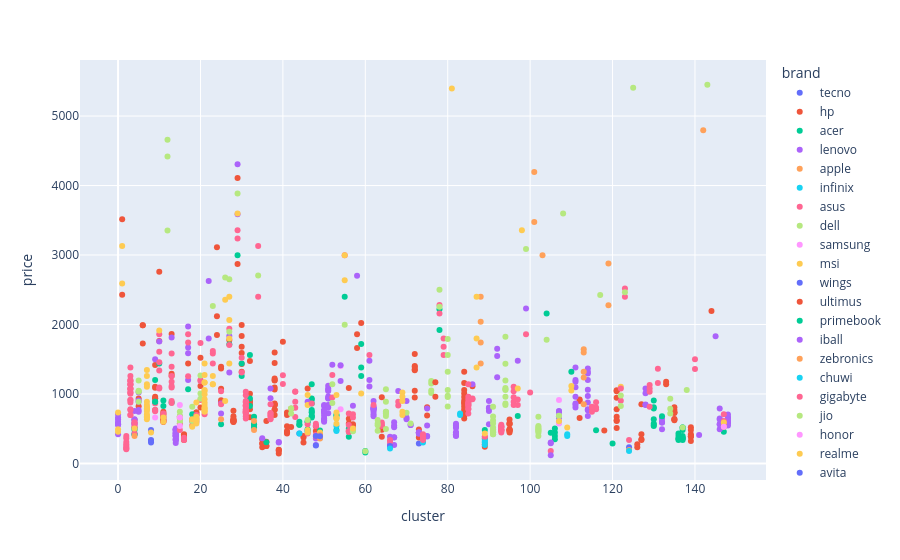

Source (notebook cell):
### Code cell
# Crossing Cluster X Price by Brand
px.scatter(df_notebook, x='cluster', y='price', color='brand')

### Figure 1 — Plotly figure (JSON) as saved in the notebook; plotly's stock layout.template omitted (floating-point values rounded to 4 significant figures; data arrays with more than 128 entries replaced by an {"elided": "..."} marker saying what was removed)
{"data": [{"hovertemplate": "brand=tecno<br>cluster=%{x}<br>price=%{y}<extra></extra>", "legendgroup": "tecno", "marker": {"color": "#636efa", "symbol": "circle"}, "mode": "markers", "name": "tecno", "orientation": "v", "showlegend": true, "type": "scatter", "x": [73, 44], "xaxis": "x", "y": [287.7, 431.6], "yaxis": "y"}, {"hovertemplate": "brand=hp<br>cluster=%{x}<br>price=%{y}<extra></extra>", "legendgroup": "hp", "marker": {"color": "#EF553B", "symbol": "circle"}, "mode": "markers", "name": "hp", "orientation": "v", "showlegend": true, "type": "scatter", "x": {"elided": "205 int values"}, "xaxis": "x", "y": {"elided": "205 float values"}, "yaxis": "y"}, {"hovertemplate": "brand=acer<br>cluster=%{x}<br>price=%{y}<extra></extra>", "legendgroup": "acer", "marker": {"color": "#00cc96", "symbol": "circle"}, "mode": "markers", "name": "acer", "orientation": "v", "showlegend": true, "type": "scatter", "x": [53, 47, 25, 4, 49, 47, 147, 49, 47, 130, 30, 30, 137, 46, 136, 13, 104, 49, 89, 47, 97, 10, 137, 33, 137, 44, 46, 33, 33, 33, 44, 53, 116, 120, 47, 130, 44, 47, 36, 4, 4, 137, 47, 130, 106, 106, 56, 78, 130, 136, 32, 130, 4, 47, 49, 137, 136, 137, 46, 47, 106, 106, 137, 46, 53, 107, 33, 59, 18, 27, 89, 105, 59, 59, 130, 17, 32, 55, 32, 130, 137, 56, 78, 29, 136, 47, 136, 11, 11], "xaxis": "x", "y": [479.6, 935.4, 563.6, 419.6, 395.7, 683.5, 455.6, 473.7, 1139.0, 575.6, 1439.0, 1259.0, 371.7, 467.6, 395.7, 875.4, 2159.0, 383.7, 359.7, 731.5, 683.5, 1439.0, 335.7, 563.6, 359.7, 557.7, 599.5, 539.7, 515.7, 563.6, 557.6, 683.5, 477.3, 287.7, 767.6, 791.4, 599.5, 740.0, 305.7, 479.6, 419.6, 515.6, 683.5, 635.5, 443.6, 503.6, 497.6, 1919.0, 809.5, 431.6, 1559.0, 905.5, 503.6, 863.4, 369.3, 359.6, 353.7, 515.6, 491.6, 659.5, 394.5, 347.8, 479.6, 599.5, 698.8, 677.5, 670.4, 1720.0, 707.5, 1715.0, 479.6, 441.4, 1259.0, 1379.0, 539.6, 1067.0, 827.4, 2400.0, 934.2, 551.6, 395.7, 384.9, 2219.0, 2998.0, 335.7, 917.5, 359.7, 827.5, 905.5], "yaxis": "y"}, {"hovertemplate": "brand=lenovo<br>cluster=%{x}<br>price=%{y}<extra></extra>", "legendgroup": "lenovo", "marker": {"color": "#ab63fa", "symbol": "circle"}, "mode": "markers", "name": "lenovo", "orientation": "v", "showlegend": true, "type": "scatter", "x": {"elided": "201 int values"}, "xaxis": "x", "y": {"elided": "201 float values"}, "yaxis": "y"}, {"hovertemplate": "brand=apple<br>cluster=%{x}<br>price=%{y}<extra></extra>", "legendgroup": "apple", "marker": {"color": "#FFA15A", "symbol": "circle"}, "mode": "markers", "name": "apple", "orientation": "v", "showlegend": true, "type": "scatter", "x": [113, 142, 113, 88, 113, 101, 101, 103, 88, 88, 113, 113, 119, 119, 88], "xaxis": "x", "y": [851.4, 4796.0, 1235.0, 1439.0, 1319.0, 3477.0, 4196.0, 2997.0, 2397.0, 1739.0, 1595.0, 1643.0, 2278.0, 2877.0, 2038.0], "yaxis": "y"}, {"hovertemplate": "brand=infinix<br>cluster=%{x}<br>price=%{y}<extra></extra>", "legendgroup": "infinix", "marker": {"color": "#19d3f3", "symbol": "circle"}, "mode": "markers", "name": "infinix", "orientation": "v", "showlegend": true, "type": "scatter", "x": [4, 83, 74, 89, 74, 44, 83, 53, 107, 89, 74, 53, 46], "xaxis": "x", "y": [419.6, 719.5, 359.7, 335.7, 323.7, 431.6, 695.5, 467.6, 587.6, 311.7, 299.7, 539.6, 467.6], "yaxis": "y"}, {"hovertemplate": "brand=asus<br>cluster=%{x}<br>price=%{y}<extra></extra>", "legendgroup": "asus", "marker": {"color": "#FF6692", "symbol": "circle"}, "mode": "markers", "name": "asus", "orientation": "v", "showlegend": true, "type": "scatter", "x": {"elided": "210 int values"}, "xaxis": "x", "y": {"elided": "210 float values"}, "yaxis": "y"}, {"hovertemplate": "brand=dell<br>cluster=%{x}<br>price=%{y}<extra></extra>", "legendgroup": "dell", "marker": {"color": "#B6E880", "symbol": "circle"}, "mode": "markers", "name": "dell", "orientation": "v", "showlegend": true, "type": "scatter", "x": [91, 80, 80, 57, 5, 52, 15, 20, 122, 104, 91, 42, 20, 102, 107, 18, 94, 63, 138, 78, 102, 65, 91, 94, 65, 20, 91, 65, 65, 91, 91, 107, 15, 15, 102, 42, 5, 42, 91, 5, 26, 63, 91, 76, 102, 76, 63, 134, 65, 5, 65, 91, 76, 99, 76, 70, 143, 18, 29, 23, 125, 108, 134, 5, 63, 134, 102, 94, 94, 91, 102, 102, 71, 80, 12, 117, 102, 123, 52, 15, 27, 55, 94, 94, 91, 94, 94, 65, 65, 80, 137, 78, 80, 80, 122, 34, 27, 12, 12, 91, 46, 57, 102, 15, 94, 80], "xaxis": "x", "y": [419.6, 818.4, 974.9, 475.5, 1037.0, 869.4, 599.7, 1007.0, 827.4, 1781.0, 455.6, 791.4, 929.4, 470.6, 687.2, 611.5, 839.5, 626.0, 1055.0, 2500.0, 440.5, 718.3, 419.6, 1823.0, 1067.0, 1265.0, 617.5, 683.5, 743.5, 815.9, 675.7, 682.2, 683.5, 611.5, 467.6, 791.4, 1193.0, 719.5, 449.6, 1031.0, 2678.0, 550.1, 459.9, 1187.0, 395.7, 1049.0, 575.6, 929.4, 496.9, 1047.0, 725.5, 447.1, 1013.0, 3088.0, 1151.0, 730.4, 5451.0, 814.2, 3886.0, 2267.0, 5409.0, 3598.0, 785.6, 887.4, 471.2, 719.5, 501.4, 1055.0, 1085.0, 491.6, 524.0, 671.5, 575.6, 955.8, 3352.0, 2423.0, 490.4, 2465.0, 1138.0, 743.5, 1895.0, 1997.0, 1193.0, 959.7, 515.6, 1067.0, 863.4, 887.4, 743.5, 1790.0, 515.7, 2255.0, 1319.0, 1559.0, 976.3, 2704.0, 2650.0, 4659.0, 4419.0, 575.6, 623.5, 461.6, 539.6, 670.4, 1434.0, 1055.0], "yaxis": "y"}, {"hovertemplate": "brand=samsung<br>cluster=%{x}<br>price=%{y}<extra></extra>", "legendgroup": "samsung", "marker": {"color": "#FF97FF", "symbol": "circle"}, "mode": "markers", "name": "samsung", "orientation": "v", "showlegend": true, "type": "scatter", "x": [54, 15, 107, 15, 107, 15, 54], "xaxis": "x", "y": [779.5, 539.6, 575.6, 839.4, 911.4, 659.5, 1403.0], "yaxis": "y"}, {"hovertemplate": "brand=msi<br>cluster=%{x}<br>price=%{y}<extra></extra>", "legendgroup": "msi", "marker": {"color": "#FECB52", "symbol": "circle"}, "mode": "markers", "name": "msi", "orientation": "v", "showlegend": true, "type": "scatter", "x": [7, 21, 89, 7, 7, 26, 11, 4, 53, 21, 19, 21, 46, 53, 7, 46, 7, 7, 18, 21, 59, 21, 27, 81, 69, 26, 7, 7, 21, 7, 87, 27, 87, 19, 7, 7, 87, 27, 29, 53, 49, 10, 97, 7, 19, 7, 69, 11, 23, 69, 23, 19, 23, 69, 0, 19, 18, 122, 21, 98, 21, 19, 21, 55, 21, 21, 46, 46, 1, 7, 21, 55, 1, 27, 21, 69, 147, 147, 57, 0, 53, 110, 21, 110, 107, 53, 53, 0, 21, 7], "xaxis": "x", "y": [635.5, 800.9, 431.2, 839.4, 659.5, 899.4, 599.5, 503.6, 659.5, 743.5, 635.5, 755.5, 479.6, 647.5, 683.5, 443.6, 815.4, 785.5, 527.6, 1271.0, 1007.0, 795.8, 2399.0, 5397.0, 959.4, 2358.0, 755.5, 1139.0, 1163.0, 1259.0, 1799.0, 1799.0, 1379.0, 671.5, 707.5, 671.5, 2399.0, 1439.0, 3598.0, 983.3, 443.6, 1912.0, 1079.0, 887.4, 575.6, 1343.0, 695.5, 659.5, 1259.0, 899.4, 1139.0, 611.5, 1139.0, 1019.0, 731.5, 623.5, 635.5, 1103.0, 1055.0, 3358.0, 923.4, 875.4, 1043.0, 2998.0, 767.5, 1163.0, 983.3, 839.4, 3130.0, 781.9, 875.4, 2638.0, 2590.0, 2063.0, 839.4, 743.5, 527.6, 587.6, 503.6, 455.6, 569.6, 1115.0, 995.3, 1048.0, 606.8, 731.5, 647.5, 491.6, 1439.0, 1103.0], "yaxis": "y"}, {"hovertemplate": "brand=wings<br>cluster=%{x}<br>price=%{y}<extra></extra>", "legendgroup": "wings", "marker": {"color": "#636efa", "symbol": "circle"}, "mode": "markers", "name": "wings", "orientation": "v", "showlegend": true, "type": "scatter", "x": [8, 8, 8, 8], "xaxis": "x", "y": [335.7, 479.6, 299.7, 323.7], "yaxis": "y"}, {"hovertemplate": "brand=ultimus<br>cluster=%{x}<br>price=%{y}<extra></extra>", "legendgroup": "ultimus", "marker": {"color": "#EF553B", "symbol": "circle"}, "mode": "markers", "name": "ultimus", "orientation": "v", "showlegend": true, "type": "scatter", "x": [89, 39, 39, 39, 39, 89], "xaxis": "x", "y": [239.8, 191.8, 143.8, 179.8, 197.8, 274.8], "yaxis": "y"}, {"hovertemplate": "brand=primebook<br>cluster=%{x}<br>price=%{y}<extra></extra>", "legendgroup": "primebook", "marker": {"color": "#00cc96", "symbol": "circle"}, "mode": "markers", "name": "primebook", "orientation": "v", "showlegend": true, "type": "scatter", "x": [60, 60], "xaxis": "x", "y": [179.8, 155.8], "yaxis": "y"}, {"hovertemplate": "brand=iball<br>cluster=%{x}<br>price=%{y}<extra></extra>", "legendgroup": "iball", "marker": {"color": "#ab63fa", "symbol": "circle"}, "mode": "markers", "name": "iball", "orientation": "v", "showlegend": true, "type": "scatter", "x": [105], "xaxis": "x", "y": [117.5], "yaxis": "y"}, {"hovertemplate": "brand=zebronics<br>cluster=%{x}<br>price=%{y}<extra></extra>", "legendgroup": "zebronics", "marker": {"color": "#FFA15A", "symbol": "circle"}, "mode": "markers", "name": "zebronics", "orientation": "v", "showlegend": true, "type": "scatter", "x": [49, 4, 25, 49, 33, 49, 33], "xaxis": "x", "y": [407.7, 395.7, 635.5, 359.7, 479.6, 395.7, 611.5], "yaxis": "y"}, {"hovertemplate": "brand=chuwi<br>cluster=%{x}<br>price=%{y}<extra></extra>", "legendgroup": "chuwi", "marker": {"color": "#19d3f3", "symbol": "circle"}, "mode": "markers", "name": "chuwi", "orientation": "v", "showlegend": true, "type": "scatter", "x": [109, 89, 89, 109], "xaxis": "x", "y": [395.7, 299.7, 263.7, 419.6], "yaxis": "y"}, {"hovertemplate": "brand=gigabyte<br>cluster=%{x}<br>price=%{y}<extra></extra>", "legendgroup": "gigabyte", "marker": {"color": "#FF6692", "symbol": "circle"}, "mode": "markers", "name": "gigabyte", "orientation": "v", "showlegend": true, "type": "scatter", "x": [47, 122], "xaxis": "x", "y": [863.4, 1079.0], "yaxis": "y"}, {"hovertemplate": "brand=jio<br>cluster=%{x}<br>price=%{y}<extra></extra>", "legendgroup": "jio", "marker": {"color": "#B6E880", "symbol": "circle"}, "mode": "markers", "name": "jio", "orientation": "v", "showlegend": true, "type": "scatter", "x": [60], "xaxis": "x", "y": [176.3], "yaxis": "y"}, {"hovertemplate": "brand=honor<br>cluster=%{x}<br>price=%{y}<extra></extra>", "legendgroup": "honor", "marker": {"color": "#FF97FF", "symbol": "circle"}, "mode": "markers", "name": "honor", "orientation": "v", "showlegend": true, "type": "scatter", "x": [9, 147], "xaxis": "x", "y": [659.5, 527.6], "yaxis": "y"}, {"hovertemplate": "brand=realme<br>cluster=%{x}<br>price=%{y}<extra></extra>", "legendgroup": "realme", "marker": {"color": "#FECB52", "symbol": "circle"}, "mode": "markers", "name": "realme", "orientation": "v", "showlegend": true, "type": "scatter", "x": [8, 109], "xaxis": "x", "y": [443.6, 515.6], "yaxis": "y"}, {"hovertemplate": "brand=avita<br>cluster=%{x}<br>price=%{y}<extra></extra>", "legendgroup": "avita", "marker": {"color": "#636efa", "symbol": "circle"}, "mode": "markers", "name": "avita", "orientation": "v", "showlegend": true, "type": "scatter", "x": [48, 48, 49, 124, 66], "xaxis": "x", "y": [256.5, 395.2, 390.4, 232.9, 251.8], "yaxis": "y"}, {"hovertemplate": "brand=microsoft<br>cluster=%{x}<br>price=%{y}<extra></extra>", "legendgroup": "microsoft", "marker": {"color": "#EF553B", "symbol": "circle"}, "mode": "markers", "name": "microsoft", "orientation": "v", "showlegend": true, "type": "scatter", "x": [77, 77], "xaxis": "x", "y": [959.4, 1169.0], "yaxis": "y"}, {"hovertemplate": "brand=fujitsu<br>cluster=%{x}<br>price=%{y}<extra></extra>", "legendgroup": "fujitsu", "marker": {"color": "#00cc96", "symbol": "circle"}, "mode": "markers", "name": "fujitsu", "orientation": "v", "showlegend": true, "type": "scatter", "x": [9, 9, 110, 9, 132], "xaxis": "x", "y": [887.4, 887.4, 1319.0, 1199.0, 677.5], "yaxis": "y"}, {"hovertemplate": "brand=lg<br>cluster=%{x}<br>price=%{y}<extra></extra>", "legendgroup": "lg", "marker": {"color": "#ab63fa", "symbol": "circle"}, "mode": "markers", "name": "lg", "orientation": "v", "showlegend": true, "type": "scatter", "x": [54, 37, 145, 54, 37, 13, 52], "xaxis": "x", "y": [1187.0, 939.1, 1829.0, 1414.0, 1077.0, 1811.0, 1421.0], "yaxis": "y"}, {"hovertemplate": "brand=walker<br>cluster=%{x}<br>price=%{y}<extra></extra>", "legendgroup": "walker", "marker": {"color": "#FFA15A", "symbol": "circle"}, "mode": "markers", "name": "walker", "orientation": "v", "showlegend": true, "type": "scatter", "x": [124], "xaxis": "x", "y": [191.8], "yaxis": "y"}, {"hovertemplate": "brand=axl<br>cluster=%{x}<br>price=%{y}<extra></extra>", "legendgroup": "axl", "marker": {"color": "#19d3f3", "symbol": "circle"}, "mode": "markers", "name": "axl", "orientation": "v", "showlegend": true, "type": "scatter", "x": [66, 124], "xaxis": "x", "y": [215.8, 179.8], "yaxis": "y"}], "layout": {"legend": {"title": {"text": "brand"}, "tracegroupgap": 0}, "margin": {"t": 60}, "xaxis": {"anchor": "y", "domain": [0, 1], "title": {"text": "cluster"}}, "yaxis": {"anchor": "x", "domain": [0, 1], "title": {"text": "price"}}}}
